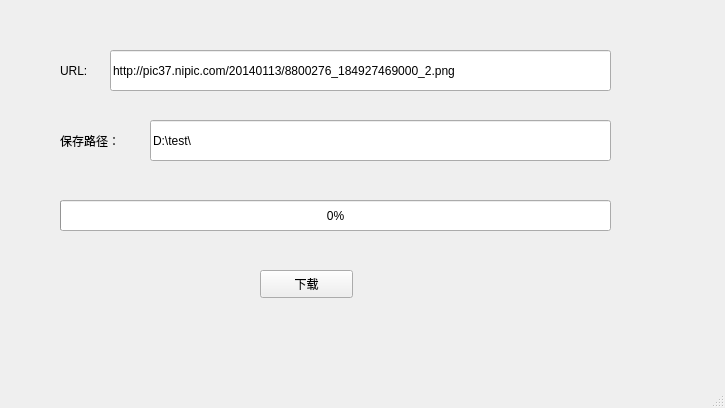
<?xml version="1.0" encoding="UTF-8"?>
<ui version="4.0">
 <class>MainWindow</class>
 <widget class="QMainWindow" name="MainWindow">
  <property name="geometry">
   <rect>
    <x>0</x>
    <y>0</y>
    <width>725</width>
    <height>408</height>
   </rect>
  </property>
  <property name="windowTitle">
   <string>MainWindow</string>
  </property>
  <widget class="QWidget" name="centralwidget">
   <widget class="QProgressBar" name="progressBar">
    <property name="geometry">
     <rect>
      <x>60</x>
      <y>200</y>
      <width>551</width>
      <height>31</height>
     </rect>
    </property>
    <property name="value">
     <number>0</number>
    </property>
   </widget>
   <widget class="QLabel" name="label">
    <property name="geometry">
     <rect>
      <x>60</x>
      <y>50</y>
      <width>41</width>
      <height>41</height>
     </rect>
    </property>
    <property name="text">
     <string>URL:</string>
    </property>
   </widget>
   <widget class="QLineEdit" name="url_path">
    <property name="geometry">
     <rect>
      <x>110</x>
      <y>50</y>
      <width>501</width>
      <height>41</height>
     </rect>
    </property>
    <property name="text">
     <string>http://pic37.nipic.com/20140113/8800276_184927469000_2.png</string>
    </property>
   </widget>
   <widget class="QLineEdit" name="save_path">
    <property name="geometry">
     <rect>
      <x>150</x>
      <y>120</y>
      <width>461</width>
      <height>41</height>
     </rect>
    </property>
    <property name="text">
     <string>D:\test\</string>
    </property>
   </widget>
   <widget class="QLabel" name="label_2">
    <property name="geometry">
     <rect>
      <x>60</x>
      <y>120</y>
      <width>71</width>
      <height>41</height>
     </rect>
    </property>
    <property name="text">
     <string>保存路径：</string>
    </property>
   </widget>
   <widget class="QPushButton" name="pushButton_download">
    <property name="geometry">
     <rect>
      <x>260</x>
      <y>270</y>
      <width>93</width>
      <height>28</height>
     </rect>
    </property>
    <property name="text">
     <string>下载</string>
    </property>
   </widget>
  </widget>
  <widget class="QMenuBar" name="menubar">
   <property name="geometry">
    <rect>
     <x>0</x>
     <y>0</y>
     <width>725</width>
     <height>26</height>
    </rect>
   </property>
  </widget>
  <widget class="QStatusBar" name="statusbar"/>
 </widget>
 <resources/>
 <connections/>
</ui>
